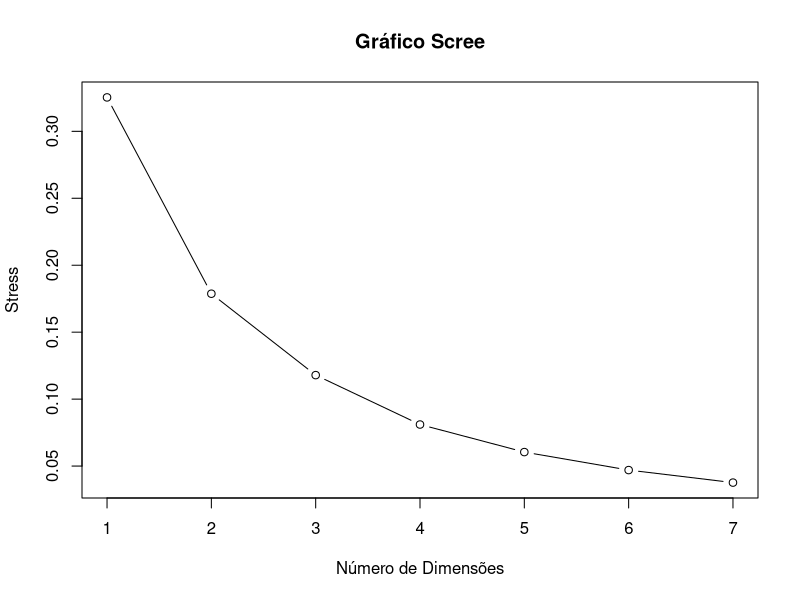

Reproduce this figure in R.
# Carregar pacotes necessários
library(readr)
library(MASS)

# Ler o arquivo CSV
dados_a <- read_csv("dados_com_medias.csv")

an_mds <- function(dados, k) {
  # Calcular a matriz de distâncias
  matriz_distancias <- dist(dados)
  
  # Realizar o MDS não métrico
  mds_resultado <- isoMDS(matriz_distancias, k=k)
  
  # Função para calcular o stress do MDS não métrico
  calc_stress <- function(mds_coords, matriz_distancias) {
    dist_mds <- dist(mds_coords)
    stress <- sum((matriz_distancias - dist_mds)^2) / sum(matriz_distancias^2)
    return(stress)
  }
  
  # Executar o teste de permutação para o MDS não métrico
  n_permutacoes <- 999
  set.seed(123)
  stress_obs <- calc_stress(mds_resultado$points, matriz_distancias)
  stress_perm <- numeric(n_permutacoes)
  
  for (i in 1:n_permutacoes) {
    dados_permutados <- dados[sample(nrow(dados)), ]
    matriz_distancias_permutada <- dist(dados_permutados[, 1:11])
    mds_resultado_permutado <- isoMDS(matriz_distancias_permutada, maxit = 50, trace = FALSE)
    stress_perm[i] <- calc_stress(mds_resultado_permutado$points, matriz_distancias_permutada)
  }
  
  # Calcular o p-valor
  p_valor <- sum(stress_perm <= stress_obs) / n_permutacoes
  cat("P-valor:", p_valor, "\n")
  
  # Avaliando as variáveis
  # Calcular as correlações entre as variáveis e as coordenadas do MDS
  correlacoes <- cor(dados, mds_resultado$points)
  
  # Estabelecer um limite de correlação
  limite_correlacao <- 0.3
  
  # Encontrar as variáveis cujas correlações em ambas as dimensões estão abaixo do limite de correlação
  variaveis_excluir <- apply(abs(correlacoes) < limite_correlacao, 1, all)
  
  # Excluir as variáveis com base no critério estabelecido
  dados_reduzidos <- dados[, !variaveis_excluir]

  # Determinar o número máximo de dimensões a serem testadas
  max_dimensoes <- 7
  
  # Calcular o stress para cada número de dimensões
  stress_valores <- numeric(max_dimensoes)
  
  matriz_distancias <- dist(dados_reduzidos)
  for (k in 1:max_dimensoes) {
    mds_resultados <- isoMDS(matriz_distancias, k = k)
    stress_valores[k] <- calc_stress(mds_resultados$points, matriz_distancias)
  }
  
  # Criar o gráfico scree
  plot(1:max_dimensoes, 
       stress_valores, 
       type = "b", 
       main = "Gráfico Scree", 
       xlab = "Número de Dimensões", 
       ylab = "Stress")
  
  # Identificar o ponto de cotovelo
  # cotovelo <- which.max(diff(diff(stress_valores)))
  # points(cotovelo, stress_valores[cotovelo], col = "red", pch = 19)
  
  aux <- list(mds_resultado, dados_reduzidos)
  
  return(aux)
}

modelo_as <- an_mds(dados_a, 3)


